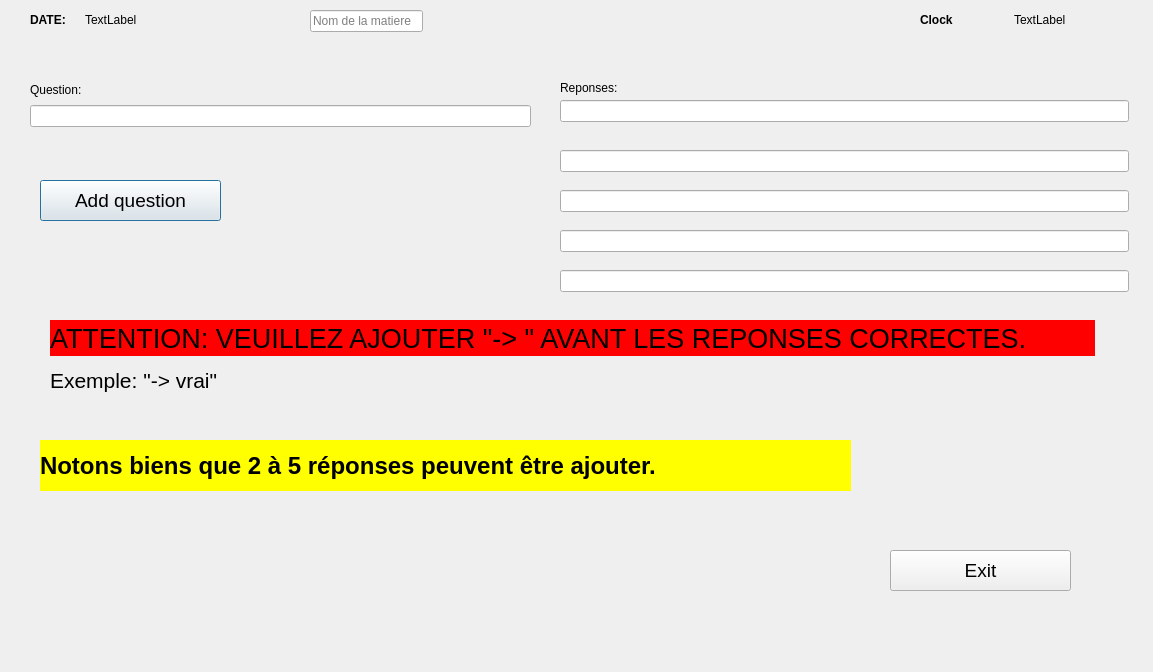
<?xml version="1.0" encoding="UTF-8"?>
<ui version="4.0">
 <class>MakeTest</class>
 <widget class="QDialog" name="MakeTest">
  <property name="geometry">
   <rect>
    <x>0</x>
    <y>0</y>
    <width>1153</width>
    <height>672</height>
   </rect>
  </property>
  <property name="windowTitle">
   <string>Dialog</string>
  </property>
  <widget class="QPushButton" name="pushButton_add">
   <property name="geometry">
    <rect>
     <x>40</x>
     <y>180</y>
     <width>181</width>
     <height>41</height>
    </rect>
   </property>
   <property name="font">
    <font>
     <pointsize>14</pointsize>
    </font>
   </property>
   <property name="text">
    <string>Add question</string>
   </property>
  </widget>
  <widget class="QPushButton" name="pushButton_exit">
   <property name="geometry">
    <rect>
     <x>890</x>
     <y>550</y>
     <width>181</width>
     <height>41</height>
    </rect>
   </property>
   <property name="font">
    <font>
     <pointsize>14</pointsize>
    </font>
   </property>
   <property name="text">
    <string>Exit</string>
   </property>
  </widget>
  <widget class="QWidget" name="layoutWidget">
   <property name="geometry">
    <rect>
     <x>30</x>
     <y>80</y>
     <width>501</width>
     <height>47</height>
    </rect>
   </property>
   <layout class="QVBoxLayout" name="verticalLayout">
    <item>
     <widget class="QLabel" name="label">
      <property name="text">
       <string>Question:</string>
      </property>
     </widget>
    </item>
    <item>
     <widget class="QLineEdit" name="lineEdit_q"/>
    </item>
   </layout>
  </widget>
  <widget class="QWidget" name="layoutWidget">
   <property name="geometry">
    <rect>
     <x>50</x>
     <y>320</y>
     <width>1045</width>
     <height>78</height>
    </rect>
   </property>
   <layout class="QVBoxLayout" name="verticalLayout_4">
    <item>
     <widget class="QLabel" name="label_3">
      <property name="font">
       <font>
        <pointsize>20</pointsize>
       </font>
      </property>
      <property name="styleSheet">
       <string notr="true">background-color:red</string>
      </property>
      <property name="text">
       <string>ATTENTION: VEUILLEZ AJOUTER &quot;-&gt; &quot; AVANT LES REPONSES CORRECTES.</string>
      </property>
     </widget>
    </item>
    <item>
     <layout class="QVBoxLayout" name="verticalLayout_3">
      <item>
       <widget class="QLabel" name="label_4">
        <property name="font">
         <font>
          <pointsize>16</pointsize>
         </font>
        </property>
        <property name="text">
         <string>Exemple: &quot;-&gt; vrai&quot;</string>
        </property>
       </widget>
      </item>
     </layout>
    </item>
   </layout>
  </widget>
  <widget class="QWidget" name="widget" native="true">
   <property name="geometry">
    <rect>
     <x>540</x>
     <y>70</y>
     <width>611</width>
     <height>251</height>
    </rect>
   </property>
   <widget class="QLabel" name="label_2">
    <property name="geometry">
     <rect>
      <x>20</x>
      <y>10</y>
      <width>569</width>
      <height>16</height>
     </rect>
    </property>
    <property name="text">
     <string>Reponses:</string>
    </property>
   </widget>
   <widget class="QLineEdit" name="lineEdit_r1">
    <property name="geometry">
     <rect>
      <x>20</x>
      <y>30</y>
      <width>569</width>
      <height>22</height>
     </rect>
    </property>
   </widget>
   <widget class="QLineEdit" name="lineEdit_r2">
    <property name="geometry">
     <rect>
      <x>20</x>
      <y>80</y>
      <width>569</width>
      <height>22</height>
     </rect>
    </property>
   </widget>
   <widget class="QLineEdit" name="lineEdit_r3">
    <property name="geometry">
     <rect>
      <x>20</x>
      <y>120</y>
      <width>569</width>
      <height>22</height>
     </rect>
    </property>
   </widget>
   <widget class="QLineEdit" name="lineEdit_r4">
    <property name="geometry">
     <rect>
      <x>20</x>
      <y>160</y>
      <width>569</width>
      <height>22</height>
     </rect>
    </property>
   </widget>
   <widget class="QLineEdit" name="lineEdit_r5">
    <property name="geometry">
     <rect>
      <x>20</x>
      <y>200</y>
      <width>569</width>
      <height>22</height>
     </rect>
    </property>
   </widget>
  </widget>
  <widget class="QWidget" name="layoutWidget_2">
   <property name="geometry">
    <rect>
     <x>30</x>
     <y>10</y>
     <width>107</width>
     <height>19</height>
    </rect>
   </property>
   <layout class="QHBoxLayout" name="horizontalLayout_4">
    <item>
     <widget class="QLabel" name="Date">
      <property name="font">
       <font>
        <pointsize>9</pointsize>
        <bold>true</bold>
       </font>
      </property>
      <property name="text">
       <string>DATE:</string>
      </property>
     </widget>
    </item>
    <item>
     <widget class="QLabel" name="Date_ed">
      <property name="text">
       <string>TextLabel</string>
      </property>
     </widget>
    </item>
   </layout>
  </widget>
  <widget class="QWidget" name="layoutWidget">
   <property name="geometry">
    <rect>
     <x>920</x>
     <y>10</y>
     <width>181</width>
     <height>19</height>
    </rect>
   </property>
   <layout class="QHBoxLayout" name="horizontalLayout">
    <item>
     <widget class="QLabel" name="clock">
      <property name="font">
       <font>
        <pointsize>9</pointsize>
        <bold>true</bold>
       </font>
      </property>
      <property name="text">
       <string>Clock</string>
      </property>
     </widget>
    </item>
    <item>
     <widget class="QLabel" name="digital_clock">
      <property name="text">
       <string>TextLabel</string>
      </property>
     </widget>
    </item>
   </layout>
  </widget>
  <widget class="QLabel" name="label_5">
   <property name="geometry">
    <rect>
     <x>40</x>
     <y>440</y>
     <width>811</width>
     <height>51</height>
    </rect>
   </property>
   <property name="font">
    <font>
     <pointsize>18</pointsize>
     <bold>true</bold>
    </font>
   </property>
   <property name="styleSheet">
    <string notr="true">background-color:yellow</string>
   </property>
   <property name="text">
    <string>Notons biens que 2 à 5 réponses peuvent être ajouter.</string>
   </property>
  </widget>
  <widget class="QLineEdit" name="title">
   <property name="geometry">
    <rect>
     <x>310</x>
     <y>10</y>
     <width>113</width>
     <height>22</height>
    </rect>
   </property>
   <property name="placeholderText">
    <string>Nom de la matiere</string>
   </property>
  </widget>
 </widget>
 <resources/>
 <connections/>
</ui>
